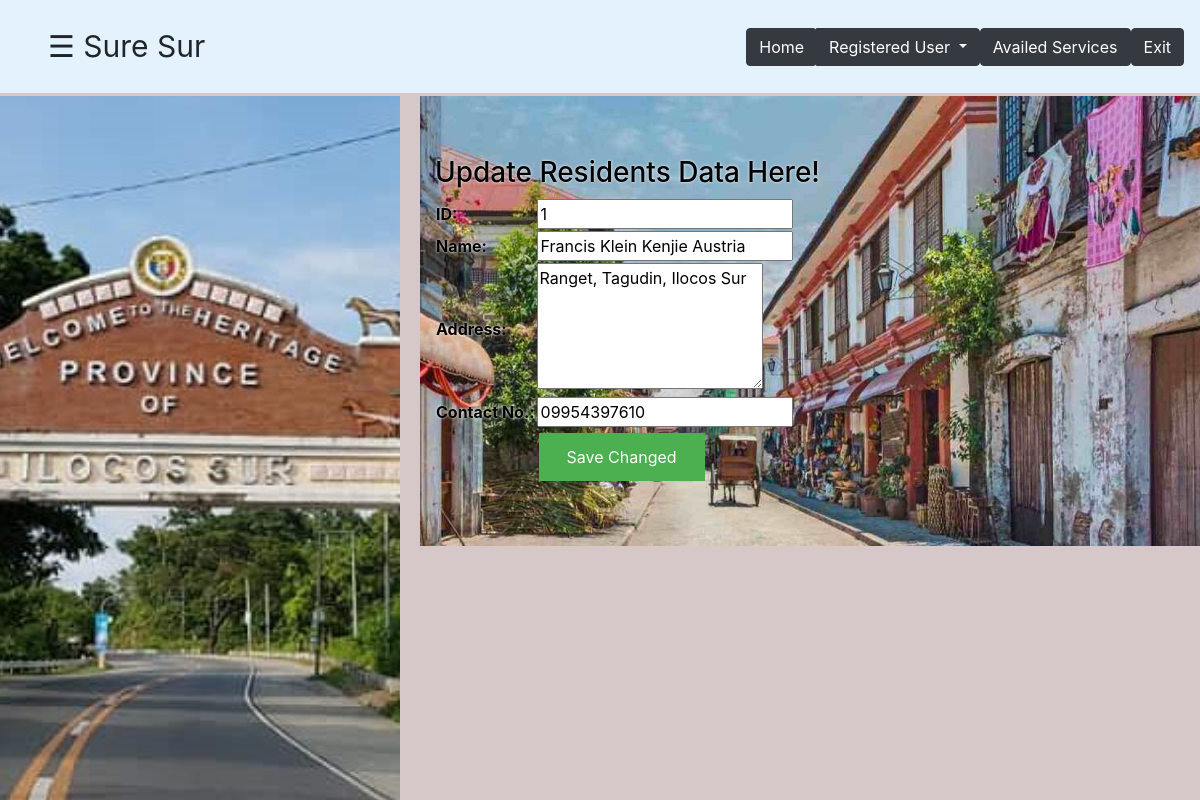
Screenshot of /residentEdit.php?ID=1 with the database file from the repository.
### tables this page shows
CREATE TABLE `residents` (
  `ID` int(11) NOT NULL,
  `Name` varchar(70) DEFAULT NULL,
  `Email` varchar(50) DEFAULT NULL,
  `Username` varchar(50) DEFAULT NULL,
  `Password` varchar(50) DEFAULT NULL,
  `Sex` varchar(10) DEFAULT NULL,
  `Age` int(5) DEFAULT NULL,
  `Birthdate` varchar(20) DEFAULT NULL,
  `Address` varchar(100) DEFAULT NULL,
  `ContactNo` varchar(50) DEFAULT NULL
);

### residentEdit.php (the view, shortened to what this page needs)
<!DOCTYPE html>
<html lang="en">
<head>
  <link rel="stylesheet" href="https://maxcdn.bootstrapcdn.com/bootstrap/4.0.0/css/bootstrap.min.css">
  <link rel="stylesheet" href="https://maxcdn.bootstrapcdn.com/bootstrap/4.5.2/css/bootstrap.min.css">
<link rel="stylesheet" type="text/css" href="sidenav.css">
<link rel="stylesheet" type="text/css" href="side.css">
</head>
<body>
<div>
  <nav class="navbar navbar-expand-md navbar-light fixed-top" style="background-color: #e3f2fd;">
      <a class="navbar-brand" href="#">
  <div id="main">
    <span style="font-size:30px;cursor:pointer" onclick="openNav()">&#9776; Sure Sur</span>
  </div> </a>
   <div class="btn-group">
        <a href="admin.php"><button type="button" class="btn btn-dark">
  Home</button></a>
    <button type="button" class="btn btn-dark dropdown-toggle" data-toggle="dropdown">
       Registered User
    </button>
  <a href="about.html"><button type="button" class="btn btn-dark">Availed Services</button>
    </div></a>
   <a href="home.html"><button type="button" class="btn btn-dark">Exit</button>
    </div></a>
<div class="container-fluid">
  <div class="row content">
    <div class="col-md-4  side">
    </div>
    <div class="col-sm-8 maincontent">
      <h3>Update Residents Data Here!</h3>
 <?php
      include "myconnection.php";
      $id = $_GET['ID'];
      $query = "SELECT * FROM residents WHERE id=$id";
      $result = mysqli_query($connect, $query);
  ?>
  <form action="editProcessres.php" method="get">
    <table>
      <?php
          while($row=mysqli_fetch_array($result)){
      ?>
      <tr>
        <th>ID:</th>
        <td><input type="text" name="myid" value="<?php echo $row['ID'];?>"></td>
      </tr>
      <tr>
        <th>Name:</th>
        <td><input type="text" name="myname" value="<?php echo $row['Name'];?>">
        </td>
      </tr>
      <tr>
        <th>Address:</th>
        <td>
        <textarea name="myaddress" rows="5" cols="20"><?php echo $row['Address'];?>
        </textarea>
        </td>
      </tr>
      <tr>
        <th>Contact No.:</th>
        <td><input type="text" name="contact" value="<?php echo $row['ContactNo'];?>">
        </td>
      </tr>
      <tr>
       <td></td> <td><input type="submit" name="save" value="Save Changed"></td>
      </tr>
      <?php
              }
      ?>
    </table>
  </form>
</div>
</div>
</body>
</html>

### sidenav.css (style rules this page uses)
.sidenav a { padding: 8px 8px 8px 32px; text-decoration: none; font-size: 25px; color: #818181; display: block; transition: 0.3s; }
#main { transition: margin-left .5s; padding: 16px; }

### side.css (style rules this page uses)
body { background: #9776; }
.row.content { height: 400px; }
a { color: blue; text-decoration: none; }
.side { margin-top: 8%; padding: 50px 10px; width: 40%; position: fixed; height: 100%; overflow: auto; color: #fff; background-image: url("img/image 3.jpg"); background-position: center; background-repeat: no-repeat; background-size: cover; }
.maincontent { color: black; margin-top: 8%; margin-left: 35%; padding-top: 5%; padding-bottom: 9%; background: url(img/123.jpg); background-repeat: no-repeat; background-size: 100%; text-shadow: 0 0 3px white; }

### residentEdit.php (style rules this page uses)
input[type=submit] { background-color: #4CAF50; border: none; color: white; padding: 12px 28px; text-decoration: none; margin: 4px 2px; cursor: pointer; }

### rows the page displays
residents: myid "1", myname "Francis Klein Kenjie Austria", myaddress "Ranget, Tagudin, Ilocos Sur", contact "09954397610"
